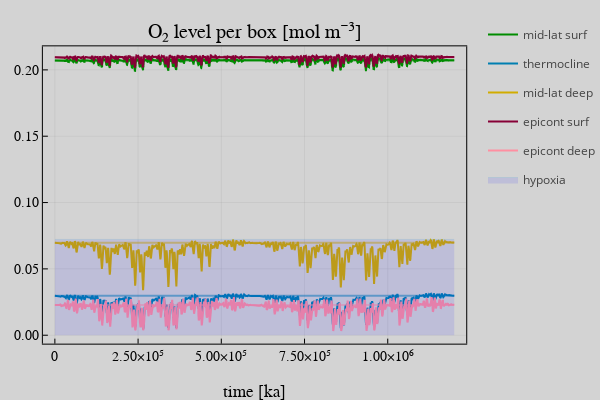

Source (notebook cell):
### Code cell
pread = Plots.hdf5plot_read("o2_box_plot.hdf5")
display(pread)

### Figure 1 — Plotly figure (JSON) as saved in the notebook; plotly's stock layout.template omitted (floating-point values rounded to 4 significant figures; data arrays with more than 128 entries replaced by an {"elided": "..."} marker saying what was removed)
{"data": [{"colorbar": {"title": {"text": ""}}, "legendgroup": "mid-lat surf", "line": {"color": "rgba(0, 140, 0, 1.000)", "dash": "solid", "shape": "linear", "width": 2}, "mode": "lines", "name": "mid-lat surf", "showlegend": true, "type": "scatter", "x": {"elided": "6000 int values"}, "xaxis": "x", "y": {"elided": "6000 float values"}, "yaxis": "y", "zmax": null, "zmin": null}, {"colorbar": {"title": {"text": ""}}, "legendgroup": "", "line": {"color": "rgba(0, 140, 0, 0.500)", "dash": "solid", "shape": "linear", "width": 2}, "mode": "lines", "name": "", "showlegend": false, "type": "scatter", "x": [0, 1199800], "xaxis": "x", "y": [0.2072, 0.2072], "yaxis": "y", "zmax": null, "zmin": null}, {"colorbar": {"title": {"text": ""}}, "legendgroup": "thermocline", "line": {"color": "rgba(0, 127, 177, 1.000)", "dash": "solid", "shape": "linear", "width": 2}, "mode": "lines", "name": "thermocline", "showlegend": true, "type": "scatter", "x": {"elided": "6000 int values"}, "xaxis": "x", "y": {"elided": "6000 float values"}, "yaxis": "y", "zmax": null, "zmin": null}, {"colorbar": {"title": {"text": ""}}, "legendgroup": "", "line": {"color": "rgba(0, 127, 177, 0.500)", "dash": "solid", "shape": "linear", "width": 2}, "mode": "lines", "name": "", "showlegend": false, "type": "scatter", "x": [0, 1199800], "xaxis": "x", "y": [0.02969, 0.02969], "yaxis": "y", "zmax": null, "zmin": null}, {"colorbar": {"title": {"text": ""}}, "legendgroup": "mid-lat deep", "line": {"color": "rgba(209, 172, 0, 1.000)", "dash": "solid", "shape": "linear", "width": 2}, "mode": "lines", "name": "mid-lat deep", "showlegend": true, "type": "scatter", "x": {"elided": "6000 int values"}, "xaxis": "x", "y": {"elided": "6000 float values"}, "yaxis": "y", "zmax": null, "zmin": null}, {"colorbar": {"title": {"text": ""}}, "legendgroup": "", "line": {"color": "rgba(209, 172, 0, 0.500)", "dash": "solid", "shape": "linear", "width": 2}, "mode": "lines", "name": "", "showlegend": false, "type": "scatter", "x": [0, 1199800], "xaxis": "x", "y": [0.06965, 0.06965], "yaxis": "y", "zmax": null, "zmin": null}, {"colorbar": {"title": {"text": ""}}, "legendgroup": "epicont surf", "line": {"color": "rgba(135, 0, 54, 1.000)", "dash": "solid", "shape": "linear", "width": 2}, "mode": "lines", "name": "epicont surf", "showlegend": true, "type": "scatter", "x": {"elided": "6000 int values"}, "xaxis": "x", "y": {"elided": "6000 float values"}, "yaxis": "y", "zmax": null, "zmin": null}, {"colorbar": {"title": {"text": ""}}, "legendgroup": "", "line": {"color": "rgba(135, 0, 54, 0.500)", "dash": "solid", "shape": "linear", "width": 2}, "mode": "lines", "name": "", "showlegend": false, "type": "scatter", "x": [0, 1199800], "xaxis": "x", "y": [0.2095, 0.2095], "yaxis": "y", "zmax": null, "zmin": null}, {"colorbar": {"title": {"text": ""}}, "legendgroup": "epicont deep", "line": {"color": "rgba(255, 143, 161, 1.000)", "dash": "solid", "shape": "linear", "width": 2}, "mode": "lines", "name": "epicont deep", "showlegend": true, "type": "scatter", "x": {"elided": "6000 int values"}, "xaxis": "x", "y": {"elided": "6000 float values"}, "yaxis": "y", "zmax": null, "zmin": null}, {"colorbar": {"title": {"text": ""}}, "legendgroup": "", "line": {"color": "rgba(255, 143, 161, 0.500)", "dash": "solid", "shape": "linear", "width": 2}, "mode": "lines", "name": "", "showlegend": false, "type": "scatter", "x": [0, 1199800], "xaxis": "x", "y": [0.02279, 0.02279], "yaxis": "y", "zmax": null, "zmin": null}, {"colorbar": {"title": {"text": ""}}, "fill": "tozeroy", "fillcolor": "rgba(0, 0, 255, 0.100)", "legendgroup": "hypoxia", "line": {"color": "rgba(0, 169, 204, 0.100)", "dash": "solid", "shape": "linear", "width": 1}, "mode": "lines", "name": "hypoxia", "showlegend": true, "type": "scatter", "x": [0, 1199800], "xaxis": "x", "y": [0.07221, 0.07221], "yaxis": "y", "zmax": null, "zmin": null}], "layout": {"annotations": [{"font": {"color": "rgba(0, 0, 0, 1)", "family": "sans-serif", "size": 20}, "rotation": 0, "showarrow": false, "text": "O₂ level per box [mol m⁻³]", "x": 0.537, "xanchor": "center", "xref": "paper", "y": 1, "yanchor": "top", "yref": "paper"}], "height": 400, "legend_position": {"bgcolor": "rgba(211, 211, 211, 1.000)", "bordercolor": "rgba(0, 0, 0, 1)", "borderwidth": 1, "font": {"color": "rgba(0, 0, 0, 1)", "family": "sans-serif", "size": 11}, "title": {"font": {"color": "rgba(0, 0, 0, 1)", "family": "sans-serif", "size": 15}, "text": ""}, "tracegroupgap": 0, "traceorder": "normal", "x": 1, "xanchor": "auto", "y": 1, "yanchor": "auto"}, "margin": {"b": 20, "l": 0, "r": 0, "t": 20}, "paper_bgcolor": "rgba(211, 211, 211, 1.000)", "plot_bgcolor": "rgba(211, 211, 211, 1.000)", "showlegend": true, "width": 600, "xaxis": {"anchor": "y", "domain": [0.09048, 0.9836], "gridcolor": "rgba(0, 0, 0, 0.1)", "gridwidth": 0.5, "linecolor": "rgba(0, 0, 0, 1)", "mirror": true, "range": [-35994, 1235794], "showgrid": true, "showline": true, "showticklabels": true, "tickangle": 0, "tickcolor": "rgb(0, 0, 0)", "tickfont": {"color": "rgba(0, 0, 0, 1)", "family": "sans-serif", "size": 14}, "tickmode": "array", "ticks": "inside", "ticktext": ["0", "2.50×10⁵", "5.00×10⁵", "7.50×10⁵", "1.00×10⁶"], "tickvals": [0, 250000, 500000, 750000, 1000000], "title": {"font": {"color": "rgba(0, 0, 0, 1)", "family": "sans-serif", "size": 17}, "text": "time [ka]"}, "type": "linear", "visible": true, "zeroline": false, "zerolinecolor": "rgba(0, 0, 0, 1)"}, "yaxis": {"anchor": "x", "domain": [0.101, 0.9268], "gridcolor": "rgba(0, 0, 0, 0.1)", "gridwidth": 0.5, "linecolor": "rgba(0, 0, 0, 1)", "mirror": true, "range": [-0.006342, 0.2177], "showgrid": true, "showline": true, "showticklabels": true, "tickangle": 0, "tickcolor": "rgb(0, 0, 0)", "tickfont": {"color": "rgba(0, 0, 0, 1)", "family": "sans-serif", "size": 14}, "tickmode": "array", "ticks": "inside", "ticktext": ["0.00", "0.05", "0.10", "0.15", "0.20"], "tickvals": [0, 0.05, 0.1, 0.15, 0.2], "title": {"font": {"color": "rgba(0, 0, 0, 1)", "family": "sans-serif", "size": 17}, "text": ""}, "type": "linear", "visible": true, "zeroline": false, "zerolinecolor": "rgba(0, 0, 0, 1)"}}}
